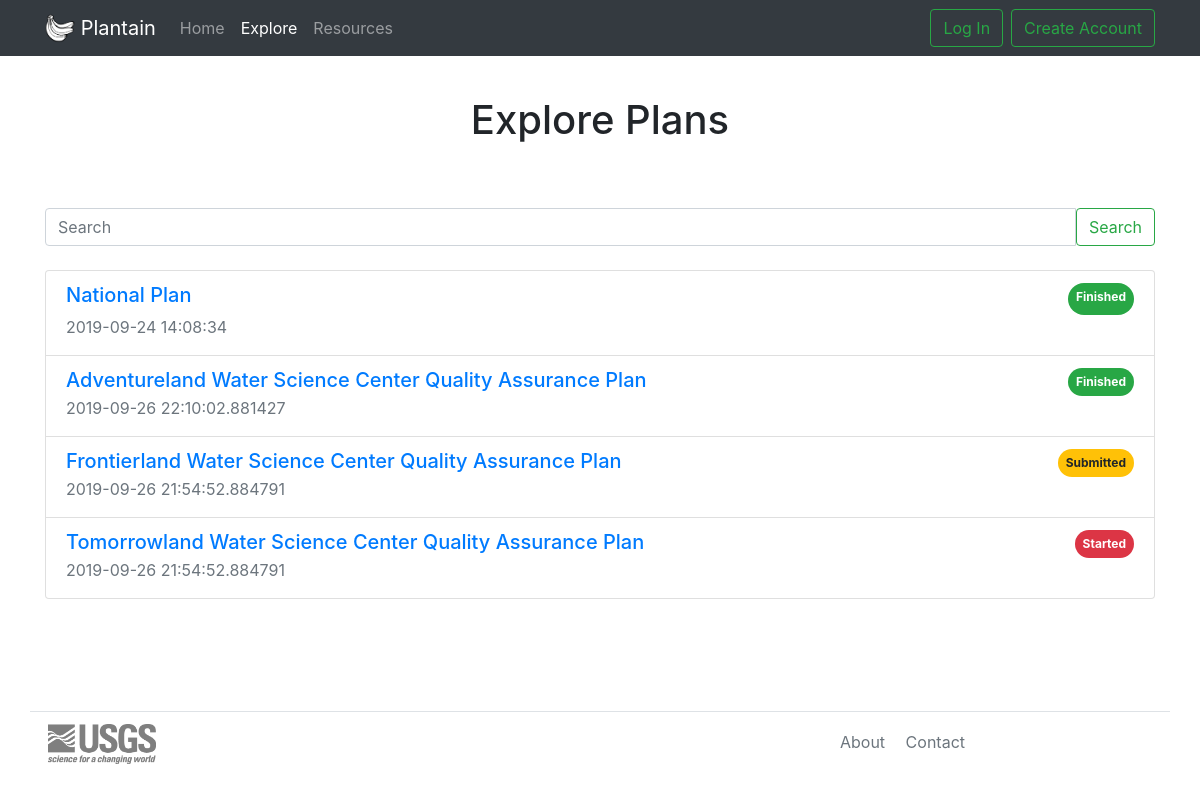
/explore, run on the app's committed database.
### models.py (models this page shows, shortened)
class NationalRequired(db.Model):  # only admin can post in this level.
    STATUS_APPROVED = 0   # public - can only be set by admin
    STATUS_SUBMITTED = 1  # viewable by user/admin
    STATUS_DRAFT = 2  # viewable by user
    STATUS_DELETED = 3
    id = db.Column(db.Integer, primary_key=True)
    slug = db.Column(db.String(100))
    title = db.Column(db.String(255))
    intro = db.Column(db.Text)  # this is boilerplate
    scope = db.Column(db.Text)  # this is boilerplate
    org = db.Column(db.Text)  # this is boilerplate
    resp = db.Column(db.Text)  # this is boilerplate
    qa_workflow = db.Column(db.Text)  # boilerplate + form
    status = db.Column(db.SmallInteger, default=STATUS_DRAFT)
    author_id = db.Column(db.Integer, db.ForeignKey("user.id"))
    created_timestamp = db.Column(db.DateTime, default=datetime.datetime.utcnow)

class Project(db.Model):
    STATUS_APPROVED = 0   # public - can only be set by admin
    STATUS_SUBMITTED = 1  # viewable by user/admin
    STATUS_DRAFT = 2  # viewable by user
    STATUS_DELETED = 3  # Currently deleted can only be set in the admin panel.
    id = db.Column(db.Integer, primary_key=True)
    slug = db.Column(db.String(100), unique=True)
    title = db.Column(db.String(255), unique=True)
    intro = db.Column(db.Text)
    scope = db.Column(db.Text)
    org = db.Column(db.Text)
    resp = db.Column(db.Text)
    qa_workflow = db.Column(db.Text)
    facilities = db.Column(db.Text)
    labs = db.Column(db.Text)
    dq_management = db.Column(db.Text)
    dq_planning = db.Column(db.Text)
    dq_roles = db.Column(db.Text)
    dq_workflows = db.Column(db.Text)
    dq_wf_pro = db.Column(db.Text)
    dq_wf_workplan = db.Column(db.Text)
    dq_wf_project_dmp = db.Column(db.Text)
    dq_wf_review = db.Column(db.Text)
    dq_datasharing = db.Column(db.Text)
    dq_mous = db.Column(db.Text)
    dq_access = db.Column(db.Text)
    dq_aquisition = db.Column(db.Text)
    dq_aqu_roles = db.Column(db.Text)
    dq_aqu_proc = db.Column(db.Text)
    dq_aqu_proc_coll = db.Column(db.Text)
    dq_aqu_proc_proc = db.Column(db.Text)
    dq_aqu_proc_anal = db.Column(db.Text)
    dq_doc = db.Column(db.Text)
    dq_format = db.Column(db.Text)
    dq_org = db.Column(db.Text)
    dq_store = db.Column(db.Text)
    dq_store_roles = db.Column(db.Text)
    dq_store_repo = db.Column(db.Text)
    dq_store_archive = db.Column(db.Text)
    dq_pubs = db.Column(db.Text)
    dq_pubs_roles = db.Column(db.Text)
    dq_pubs_workflow = db.Column(db.Text)
    dq_pubs_prop = db.Column(db.Text)
    dq_pubs_release = db.Column(db.Text)
    dq_pubs_cite = db.Column(db.Text)
    dq_pubs_doi = db.Column(db.Text)
    dq_pubs_meta = db.Column(db.Text)
    dq_pubs_catalog = db.Column(db.Text)
    qa_intro = db.Column(db.Text)
    qa_field_data = db.Column(db.Text)
    qa_pro_ts = db.Column(db.Text)
    qa_app_ts = db.Column(db.Text)
    qa_discrete = db.Column(db.Text)
    qa_db_integrity = db.Column(db.Text)
    qa_records = db.Column(db.Text)
    qa_interpretive = db.Column(db.Text)
    qa_training = db.Column(db.Text)
    qa_terms = db.Column(db.Text)
    qa_resources = db.Column(db.Text)
    tech = db.Column(db.Text)
    data = db.Column(db.Text)
    sysadmin = db.Column(db.Text)
    qa_intro = db.Column(db.Text)
    qa_workflow = db.Column(db.Text)
    qa_proposal = db.Column(db.Text)
    qa_plans = db.Column(db.Text)
    qa_review = db.Column(db.Text)
    dm_plan = db.Column(db.Text)
    status = db.Column(db.SmallInteger, default=STATUS_DRAFT)
    created_timestamp = db.Column(db.DateTime, default=datetime.datetime.utcnow)
    modified_timestamp = db.Column(db.DateTime, default=datetime.datetime.utcnow, onupdate=datetime.datetime.utcnow)
    author_id = db.Column(db.Integer, db.ForeignKey("user.id"))

### views.py (the view)
@app.route("/explore")
def explore():
    NatlReq = get_NatlReq()
    plans = models.Project.query.order_by(models.Project.created_timestamp.desc())
    return render_template('explore.html', plans=plans, National=NatlReq)

### views.py (called while the page is built)
def get_NatlReq():
    query = models.NationalRequired.query.filter(models.NationalRequired.id == 1).first_or_404()
    return query

@app.before_request
def get_current_user():
    g.user = current_user

### templates/explore.html (shortened to what this page needs)
{% extends "base.html" %}
{% block content %}
{% include "includes/list.html" %}
{% endblock %}

### templates/includes/list.html
<main>
  <div class="container">
    <h1 class="text-center my-5 pt-5">Explore Plans</h1>
    <div class="input-group py-3">
      <input class="form-control" type="search" placeholder="Search" aria-label="Search">
      <span class="input-group-btn">
        <button class="btn btn-outline-success" type="button">Search</button>
      </span>
    </div>
    <ul class="list-group my-2">
        <li class="list-group-item">
            <div class="d-flex justify-content-between">
                <h5><a href="{{ url_for('national.index') }}">National Plan</a></h5>
                <span class="badge badge-pill badge-success p-2">Finished</span>
            </div>
            <p class="text-muted mb-1">{{ National.created_timestamp }}</p>
        </li>
        {% for plan in plans %}
        <li class="list-group-item">
            <div class="d-flex justify-content-between">
                <h5 class="mb-0"><a href="{{ url_for('wsc.detail', slug=plan.slug) }}">{{plan.title}}</a></h5>
                {% if plan.status == 0 %}
                <span class="badge badge-pill badge-success p-2">Finished</span>
                {% elif plan.status == 1 %}
                <span class="badge badge-pill badge-warning p-2">Submitted</span>
                {% elif plan.status == 2 %}
                <span class="badge badge-pill badge-danger p-2">Started</span>
                {% endif %}
            </div>
            <p class="text-muted mb-1">{{ plan.modified_timestamp }}</p>
        </li>
        {% endfor %}
    </ul>
    </div>
</main>

### static/css/plantain.css (style rules this page uses)
html { position: relative; min-height: 100%; }
body { margin-bottom: 50px; }

### data on the page
NationalRequired: created_timestamp "2019-09-24 14:08:34"
Project: title "Adventureland Water Science Center Quality Assurance Plan", status "Finished", modified_timestamp "2019-09-26 22:10:02.881427"
Project: title "Frontierland Water Science Center Quality Assurance Plan", status "Submitted", modified_timestamp "2019-09-26 21:54:52.884791"
Project: title "Tomorrowland Water Science Center Quality Assurance Plan", status "Started", modified_timestamp "2019-09-26 21:54:52.884791"
